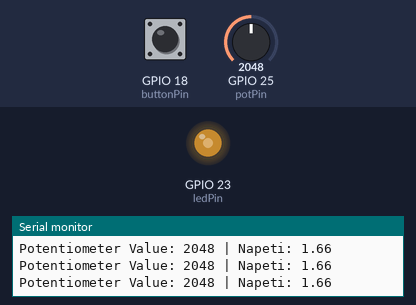
A sketch run on a simulated ESP32. On the bench: output pins drawn as LEDs (lit = HIGH), the last lines printed to the serial monitor. Dashed ring = blinking. The test bench sets the inputs (shaded band); at power-on: GPIO 18 (buttonPin) HIGH, GPIO 25 (potPin) = 2048.

Above: at 1.2 s.
1.3 s: GPIO 18 (buttonPin) pulled LOW for 0.15 s
At 2.15 s:
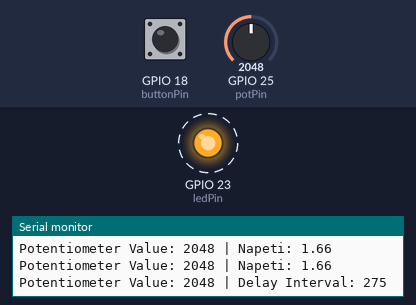
4.3 s: GPIO 25 (potPin) set to 0
7.3 s: GPIO 25 (potPin) set to 2866
10.3 s: GPIO 18 (buttonPin) pulled LOW for 1 s
12.8 s: GPIO 25 (potPin) set to 3603
At 13.2 s:
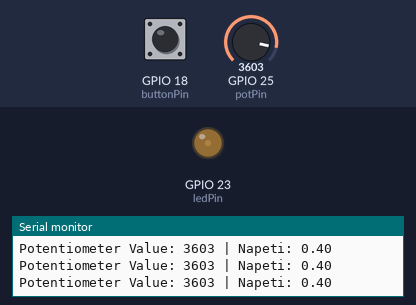
14.3 s: GPIO 25 (potPin) set to 1228
At 14.6 s:
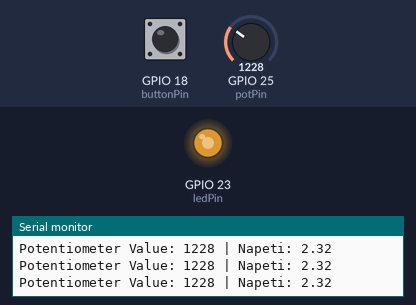
Timing chart, 0 to 16.8 s (numbered marks = the images above; inputs shaded):
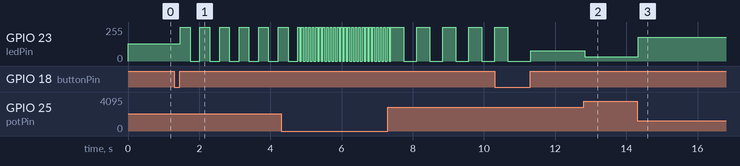

Measured:
- after the input at 1.3 s, GPIO 23 (ledPin): alternates 255/255 for 0.28 s and 0/255 for 0.28 s, starting after 0.17 s
- after the input at 12.8 s, GPIO 23 (ledPin): 77/255 → 31/255 at once
- after the input at 14.3 s, GPIO 23 (ledPin): 31/255 → 179/255 at once

The sketch:

ledblinker.ino
```cpp
const int potPin = 25; // Pin connected to the potentiometer output
const int ledPin = 23; // Pin connected to the LED
const int buttonPin = 18; // Pin connected to the button

bool isRunning = false; // State of the program

void setup() {
  pinMode(ledPin, OUTPUT); // Set the LED pin as an output
  pinMode(buttonPin, INPUT_PULLUP); // Set the button pin as an input with pullup
  Serial.begin(9600); // Initialize serial communication at 9600 baud rate
}

void loop() {
  if (digitalRead(buttonPin) == LOW) { // Check if the button is pressed
    delay(20); // Debounce delay
    if (digitalRead(buttonPin) == LOW) { // Confirm the button press
      isRunning = !isRunning; // Toggle the running state
      while (digitalRead(buttonPin) == LOW); // Wait for button release
      delay(20); // Debounce delay
    }
  }

  if (isRunning) {
    pinMode(ledPin, OUTPUT);
    int potValue = analogRead(potPin); // Read the potentiometer value (0-4095)
    int interval = map(potValue, 0, 4095, 50, 500); // Map to delay range
    digitalWrite(ledPin, HIGH); // Turn the LED on
    delay(interval); // Wait for the mapped delay interval
    digitalWrite(ledPin, LOW); // Turn the LED off
    delay(interval); // Wait for the mapped delay interval
    Serial.print("Potentiometer Value: ");
    Serial.print(potValue);
    Serial.print(" | Delay Interval: ");
    Serial.println(interval);
  } else {
    int potValue = analogRead(potPin); // Read the potentiometer value (0-4095)
    int voltage = map(potValue, 0, 4095, 255, 0); // Map to PWM
    float volt = voltage*3.3/255.0; // Map to screen
    analogWrite(ledPin,voltage);
    Serial.print("Potentiometer Value: ");
    Serial.print(potValue);
    Serial.print(" | Napeti: ");
    Serial.println(volt);
    delay(100);
  }
}
```
